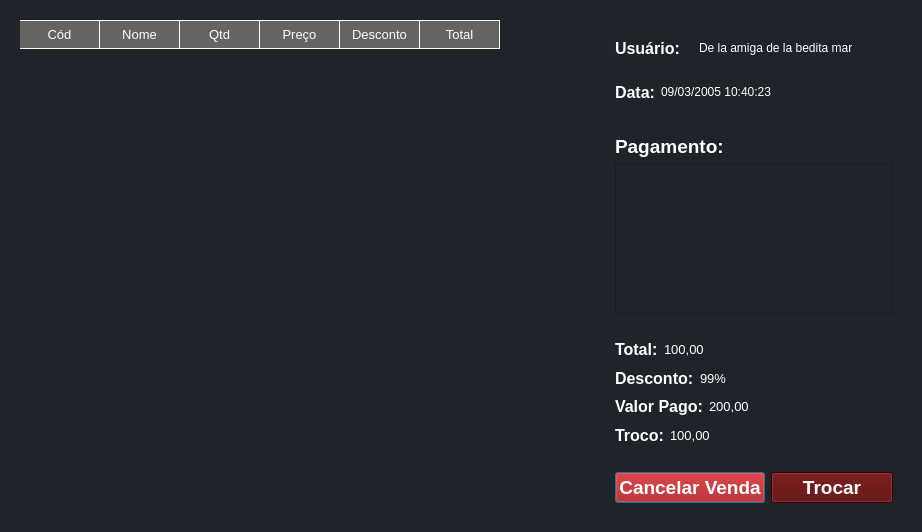
<?xml version="1.0" encoding="UTF-8"?>
<ui version="4.0">
 <class>Dialog</class>
 <widget class="QDialog" name="Dialog">
  <property name="geometry">
   <rect>
    <x>0</x>
    <y>0</y>
    <width>922</width>
    <height>532</height>
   </rect>
  </property>
  <property name="windowTitle">
   <string>venda</string>
  </property>
  <property name="styleSheet">
   <string notr="true">background-color:#1f232a;</string>
  </property>
  <layout class="QHBoxLayout" name="horizontalLayout_2">
   <item>
    <layout class="QHBoxLayout" name="horizontalLayout">
     <item>
      <widget class="QWidget" name="widget_left" native="true">
       <property name="sizePolicy">
        <sizepolicy hsizetype="Expanding" vsizetype="Preferred">
         <horstretch>0</horstretch>
         <verstretch>0</verstretch>
        </sizepolicy>
       </property>
       <layout class="QGridLayout" name="gridLayout">
        <item row="0" column="0">
         <widget class="QTableWidget" name="tableWidget">
          <property name="font">
           <font>
            <pointsize>8</pointsize>
           </font>
          </property>
          <property name="styleSheet">
           <string notr="true">QWidget {
  background-color:#1f232a;
    color: #fffff8;
}


QHeaderView::section {
    background-color: #646464;
    padding: 4px;
    font-size: 10pt;
	
    border-style: none;
    border-bottom: 1px solid #fffff8;
    border-right: 1px solid #fffff8;
}

QTableWidget {
    gridline-color: #fffff8;
    font-size: 8pt;

border:none;
}

QHeaderView::section:horizontal
{
    border-top: 1px solid #fffff8;
}

QTableWidget QTableCornerButton::section {
    background-color: #646464;
    border: 1px solid #fffff8;
}

QHeaderView::section:horizontal
{
    border-top: 1px solid #fffff8;
}

QHeaderView::section:vertical
{
    border-left: 1px solid #fffff8;
}

QTableWidget::item{
border: 0px; padding: 5px;

}

QTableWidget::item:focus{border:none;}
</string>
          </property>
          <attribute name="horizontalHeaderDefaultSectionSize">
           <number>80</number>
          </attribute>
          <attribute name="horizontalHeaderMinimumSectionSize">
           <number>20</number>
          </attribute>
          <column>
           <property name="text">
            <string>Cód</string>
           </property>
          </column>
          <column>
           <property name="text">
            <string>Nome</string>
           </property>
          </column>
          <column>
           <property name="text">
            <string>Qtd</string>
           </property>
          </column>
          <column>
           <property name="text">
            <string>Preço</string>
           </property>
          </column>
          <column>
           <property name="text">
            <string>Desconto</string>
           </property>
          </column>
          <column>
           <property name="text">
            <string>Total</string>
           </property>
          </column>
         </widget>
        </item>
       </layout>
      </widget>
     </item>
     <item>
      <widget class="QWidget" name="widget_right" native="true">
       <property name="sizePolicy">
        <sizepolicy hsizetype="Maximum" vsizetype="Preferred">
         <horstretch>0</horstretch>
         <verstretch>0</verstretch>
        </sizepolicy>
       </property>
       <property name="minimumSize">
        <size>
         <width>250</width>
         <height>0</height>
        </size>
       </property>
       <layout class="QVBoxLayout" name="verticalLayout_2">
        <item>
         <layout class="QVBoxLayout" name="verticalLayout">
          <item>
           <widget class="QWidget" name="widget_2" native="true">
            <property name="sizePolicy">
             <sizepolicy hsizetype="Minimum" vsizetype="Minimum">
              <horstretch>0</horstretch>
              <verstretch>0</verstretch>
             </sizepolicy>
            </property>
            <property name="minimumSize">
             <size>
              <width>0</width>
              <height>100</height>
             </size>
            </property>
            <layout class="QVBoxLayout" name="verticalLayout_4">
             <item>
              <layout class="QVBoxLayout" name="verticalLayout_3">
               <item>
                <layout class="QHBoxLayout" name="horizontalLayout_4">
                 <item>
                  <widget class="QLabel" name="label">
                   <property name="font">
                    <font>
                     <pointsize>12</pointsize>
                     <weight>75</weight>
                     <bold>true</bold>
                    </font>
                   </property>
                   <property name="styleSheet">
                    <string notr="true">color: rgb(255, 255, 255);</string>
                   </property>
                   <property name="text">
                    <string>Usuário:</string>
                   </property>
                  </widget>
                 </item>
                 <item>
                  <widget class="QLabel" name="label_4">
                   <property name="styleSheet">
                    <string notr="true">color: rgb(255, 255, 255);</string>
                   </property>
                   <property name="text">
                    <string/>
                   </property>
                  </widget>
                 </item>
                 <item>
                  <widget class="QLabel" name="label_5">
                   <property name="styleSheet">
                    <string notr="true">color: rgb(255, 255, 255);</string>
                   </property>
                   <property name="text">
                    <string>De la amiga de la bedita mar</string>
                   </property>
                  </widget>
                 </item>
                 <item>
                  <spacer name="horizontalSpacer_2">
                   <property name="orientation">
                    <enum>Qt::Horizontal</enum>
                   </property>
                   <property name="sizeHint" stdset="0">
                    <size>
                     <width>40</width>
                     <height>20</height>
                    </size>
                   </property>
                  </spacer>
                 </item>
                </layout>
               </item>
               <item>
                <layout class="QHBoxLayout" name="horizontalLayout_3">
                 <item>
                  <widget class="QLabel" name="label_3">
                   <property name="font">
                    <font>
                     <pointsize>12</pointsize>
                     <weight>75</weight>
                     <bold>true</bold>
                    </font>
                   </property>
                   <property name="styleSheet">
                    <string notr="true">color: rgb(255, 255, 255);</string>
                   </property>
                   <property name="text">
                    <string>Data:</string>
                   </property>
                  </widget>
                 </item>
                 <item>
                  <widget class="QLabel" name="label_2">
                   <property name="styleSheet">
                    <string notr="true">color: rgb(255, 255, 255);</string>
                   </property>
                   <property name="text">
                    <string>09/03/2005 10:40:23</string>
                   </property>
                  </widget>
                 </item>
                 <item>
                  <spacer name="horizontalSpacer">
                   <property name="orientation">
                    <enum>Qt::Horizontal</enum>
                   </property>
                   <property name="sizeHint" stdset="0">
                    <size>
                     <width>40</width>
                     <height>20</height>
                    </size>
                   </property>
                  </spacer>
                 </item>
                </layout>
               </item>
              </layout>
             </item>
            </layout>
           </widget>
          </item>
          <item>
           <widget class="QWidget" name="widget_3" native="true">
            <property name="sizePolicy">
             <sizepolicy hsizetype="Expanding" vsizetype="Minimum">
              <horstretch>0</horstretch>
              <verstretch>0</verstretch>
             </sizepolicy>
            </property>
            <layout class="QGridLayout" name="gridLayout_2">
             <item row="0" column="0">
              <widget class="QLabel" name="label_14">
               <property name="font">
                <font>
                 <pointsize>14</pointsize>
                 <weight>75</weight>
                 <bold>true</bold>
                </font>
               </property>
               <property name="styleSheet">
                <string notr="true">color: rgb(255, 255, 255);</string>
               </property>
               <property name="text">
                <string>Pagamento:</string>
               </property>
              </widget>
             </item>
             <item row="1" column="0">
              <widget class="QListWidget" name="listWidget">
               <property name="sizePolicy">
                <sizepolicy hsizetype="Minimum" vsizetype="Minimum">
                 <horstretch>0</horstretch>
                 <verstretch>0</verstretch>
                </sizepolicy>
               </property>
               <property name="maximumSize">
                <size>
                 <width>16777215</width>
                 <height>150</height>
                </size>
               </property>
               <property name="font">
                <font>
                 <weight>75</weight>
                 <bold>true</bold>
                </font>
               </property>
               <property name="styleSheet">
                <string notr="true">color: rgb(255, 255, 255);</string>
               </property>
               <property name="selectionMode">
                <enum>QAbstractItemView::NoSelection</enum>
               </property>
              </widget>
             </item>
            </layout>
           </widget>
          </item>
          <item>
           <widget class="QWidget" name="widget" native="true">
            <property name="sizePolicy">
             <sizepolicy hsizetype="Preferred" vsizetype="Expanding">
              <horstretch>0</horstretch>
              <verstretch>0</verstretch>
             </sizepolicy>
            </property>
            <property name="minimumSize">
             <size>
              <width>0</width>
              <height>100</height>
             </size>
            </property>
            <layout class="QVBoxLayout" name="verticalLayout_6">
             <item>
              <layout class="QVBoxLayout" name="verticalLayout_5">
               <item>
                <layout class="QHBoxLayout" name="horizontalLayout_7">
                 <item>
                  <widget class="QLabel" name="label_9">
                   <property name="font">
                    <font>
                     <pointsize>12</pointsize>
                     <weight>75</weight>
                     <bold>true</bold>
                    </font>
                   </property>
                   <property name="styleSheet">
                    <string notr="true">color: rgb(255, 255, 255);</string>
                   </property>
                   <property name="text">
                    <string>Total:</string>
                   </property>
                  </widget>
                 </item>
                 <item>
                  <widget class="QLabel" name="label_8">
                   <property name="font">
                    <font>
                     <pointsize>10</pointsize>
                    </font>
                   </property>
                   <property name="styleSheet">
                    <string notr="true">color: rgb(255, 255, 255);</string>
                   </property>
                   <property name="text">
                    <string>100,00</string>
                   </property>
                  </widget>
                 </item>
                 <item>
                  <spacer name="horizontalSpacer_4">
                   <property name="orientation">
                    <enum>Qt::Horizontal</enum>
                   </property>
                   <property name="sizeHint" stdset="0">
                    <size>
                     <width>40</width>
                     <height>20</height>
                    </size>
                   </property>
                  </spacer>
                 </item>
                </layout>
               </item>
               <item>
                <layout class="QHBoxLayout" name="horizontalLayout_6">
                 <item>
                  <widget class="QLabel" name="label_6">
                   <property name="font">
                    <font>
                     <pointsize>12</pointsize>
                     <weight>75</weight>
                     <bold>true</bold>
                    </font>
                   </property>
                   <property name="styleSheet">
                    <string notr="true">color: rgb(255, 255, 255);</string>
                   </property>
                   <property name="text">
                    <string>Desconto:</string>
                   </property>
                  </widget>
                 </item>
                 <item>
                  <widget class="QLabel" name="label_7">
                   <property name="font">
                    <font>
                     <pointsize>10</pointsize>
                    </font>
                   </property>
                   <property name="styleSheet">
                    <string notr="true">color: rgb(255, 255, 255);</string>
                   </property>
                   <property name="text">
                    <string>99%</string>
                   </property>
                  </widget>
                 </item>
                 <item>
                  <spacer name="horizontalSpacer_3">
                   <property name="orientation">
                    <enum>Qt::Horizontal</enum>
                   </property>
                   <property name="sizeHint" stdset="0">
                    <size>
                     <width>40</width>
                     <height>20</height>
                    </size>
                   </property>
                  </spacer>
                 </item>
                </layout>
               </item>
               <item>
                <layout class="QHBoxLayout" name="horizontalLayout_11">
                 <item>
                  <widget class="QLabel" name="label_12">
                   <property name="font">
                    <font>
                     <pointsize>12</pointsize>
                     <weight>75</weight>
                     <bold>true</bold>
                    </font>
                   </property>
                   <property name="styleSheet">
                    <string notr="true">color: rgb(255, 255, 255);</string>
                   </property>
                   <property name="text">
                    <string>Valor Pago:</string>
                   </property>
                  </widget>
                 </item>
                 <item>
                  <widget class="QLabel" name="label_13">
                   <property name="font">
                    <font>
                     <pointsize>10</pointsize>
                    </font>
                   </property>
                   <property name="styleSheet">
                    <string notr="true">color: rgb(255, 255, 255);</string>
                   </property>
                   <property name="text">
                    <string>200,00</string>
                   </property>
                  </widget>
                 </item>
                 <item>
                  <spacer name="horizontalSpacer_6">
                   <property name="orientation">
                    <enum>Qt::Horizontal</enum>
                   </property>
                   <property name="sizeHint" stdset="0">
                    <size>
                     <width>40</width>
                     <height>20</height>
                    </size>
                   </property>
                  </spacer>
                 </item>
                </layout>
               </item>
               <item>
                <layout class="QHBoxLayout" name="horizontalLayout_8">
                 <item>
                  <widget class="QLabel" name="label_11">
                   <property name="font">
                    <font>
                     <pointsize>12</pointsize>
                     <weight>75</weight>
                     <bold>true</bold>
                    </font>
                   </property>
                   <property name="styleSheet">
                    <string notr="true">color: rgb(255, 255, 255);</string>
                   </property>
                   <property name="text">
                    <string>Troco:</string>
                   </property>
                  </widget>
                 </item>
                 <item>
                  <widget class="QLabel" name="label_10">
                   <property name="font">
                    <font>
                     <pointsize>10</pointsize>
                    </font>
                   </property>
                   <property name="styleSheet">
                    <string notr="true">color: rgb(255, 255, 255);</string>
                   </property>
                   <property name="text">
                    <string>100,00</string>
                   </property>
                  </widget>
                 </item>
                 <item>
                  <spacer name="horizontalSpacer_5">
                   <property name="orientation">
                    <enum>Qt::Horizontal</enum>
                   </property>
                   <property name="sizeHint" stdset="0">
                    <size>
                     <width>40</width>
                     <height>20</height>
                    </size>
                   </property>
                  </spacer>
                 </item>
                </layout>
               </item>
              </layout>
             </item>
             <item>
              <spacer name="horizontalSpacer_7">
               <property name="orientation">
                <enum>Qt::Horizontal</enum>
               </property>
               <property name="sizeHint" stdset="0">
                <size>
                 <width>40</width>
                 <height>20</height>
                </size>
               </property>
              </spacer>
             </item>
             <item>
              <layout class="QHBoxLayout" name="horizontalLayout_38">
               <item>
                <widget class="QPushButton" name="pushButton_cancelar_vendas">
                 <property name="font">
                  <font>
                   <pointsize>14</pointsize>
                   <weight>75</weight>
                   <bold>true</bold>
                  </font>
                 </property>
                 <property name="cursor">
                  <cursorShape>PointingHandCursor</cursorShape>
                 </property>
                 <property name="whatsThis">
                  <string>&lt;html&gt;&lt;head/&gt;&lt;body&gt;&lt;p&gt;color: rgb(255, 255, 255);&lt;/p&gt;&lt;p&gt;background-color: rgb(170, 0, 0);&lt;/p&gt;&lt;/body&gt;&lt;/html&gt;</string>
                 </property>
                 <property name="styleSheet">
                  <string notr="true">color: rgb(255, 255, 255);
background-color: rgb(170, 0, 0);</string>
                 </property>
                 <property name="text">
                  <string>Cancelar Venda</string>
                 </property>
                </widget>
               </item>
               <item>
                <widget class="QPushButton" name="pushButton_trocar">
                 <property name="font">
                  <font>
                   <pointsize>14</pointsize>
                   <weight>75</weight>
                   <bold>true</bold>
                  </font>
                 </property>
                 <property name="cursor">
                  <cursorShape>PointingHandCursor</cursorShape>
                 </property>
                 <property name="styleSheet">
                  <string notr="true">color: rgb(255, 255, 255);
background-color: rgb(85, 0, 0);</string>
                 </property>
                 <property name="text">
                  <string>Trocar</string>
                 </property>
                </widget>
               </item>
              </layout>
             </item>
            </layout>
           </widget>
          </item>
         </layout>
        </item>
       </layout>
      </widget>
     </item>
    </layout>
   </item>
  </layout>
 </widget>
 <resources/>
 <connections/>
</ui>
